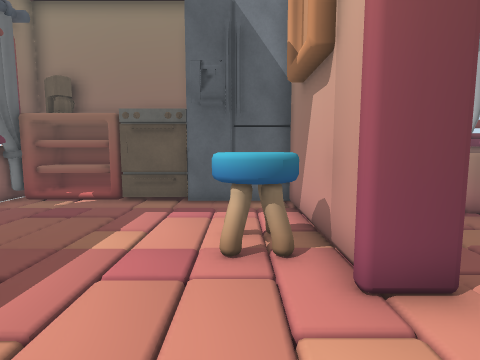
[1] (above)

24 first-person views from a walk through a scene from a Unity 3-D project. The camera is 1.4 m above the floor, tilts 6° down and sees 80° across. The floor is counted in squares, 0.75 m on a side. Each view is taken from the middle of a square. On the plan, view 1 faces up. The plan holds only what a view shows up to about 16 squares ahead; the rest is blank. The place goes on beyond the plan. The player character is not drawn. Some surface patterns are stand-ins.

[2]
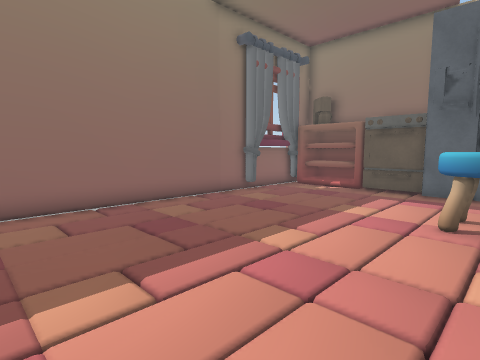

[3]
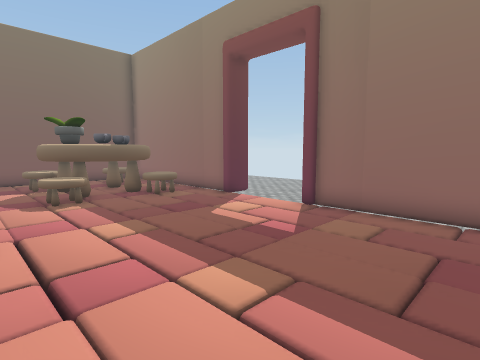

[4]
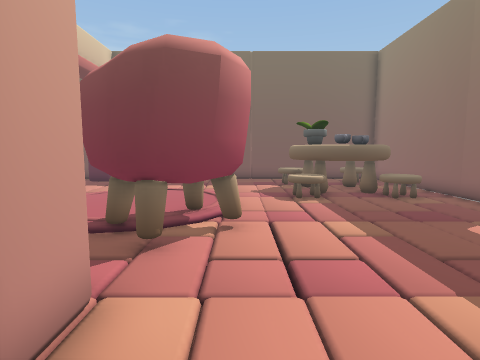

[5]
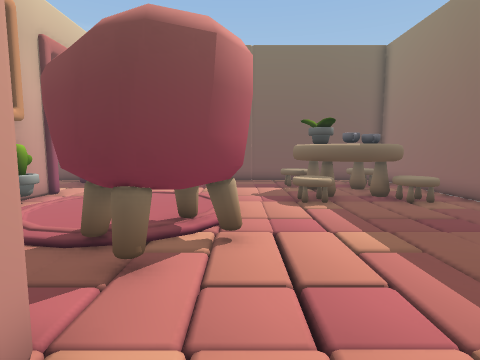

[6]
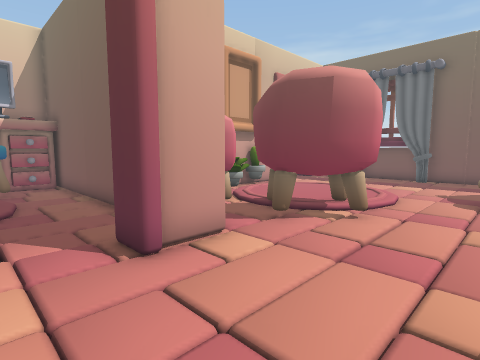

[7]
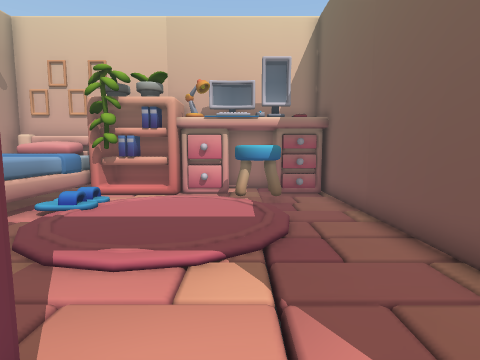

[8]
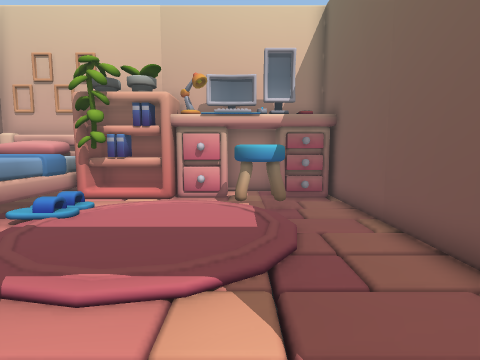

[9]
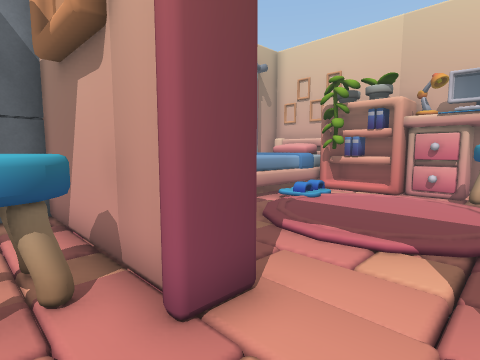

[10]
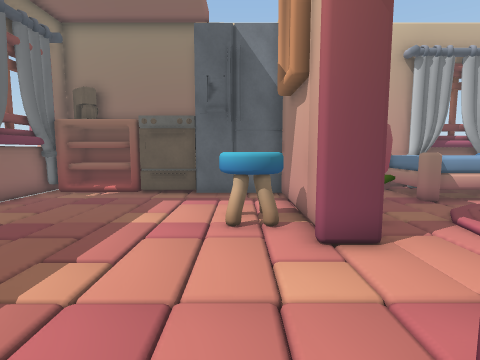

[11]
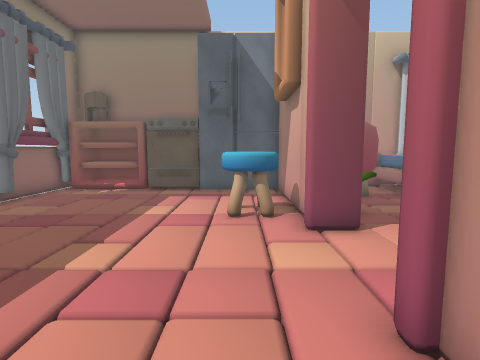

[12]
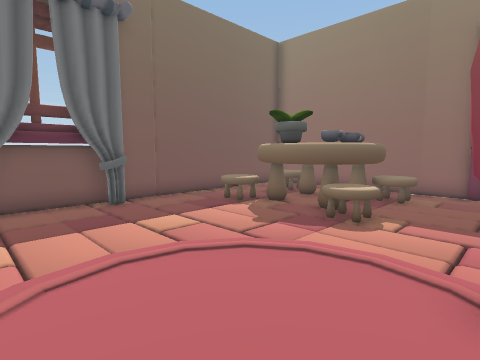

[13]
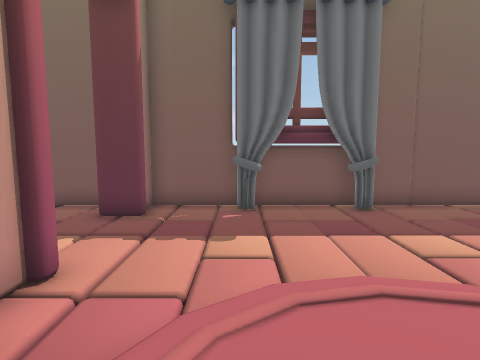

[14]
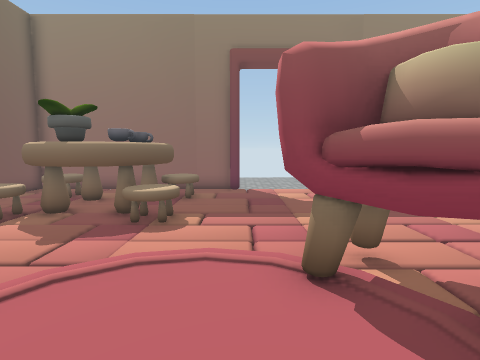

[15]
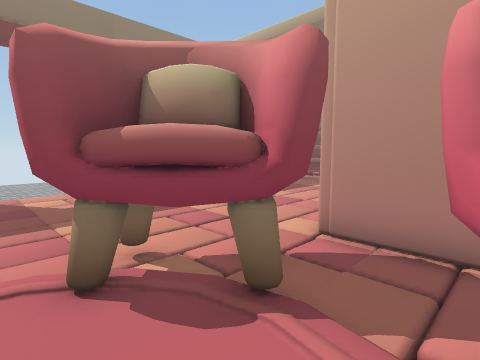

[16]
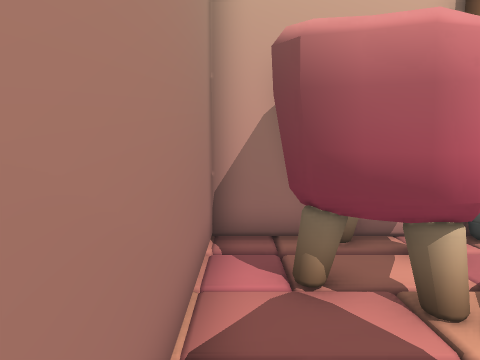

[17]
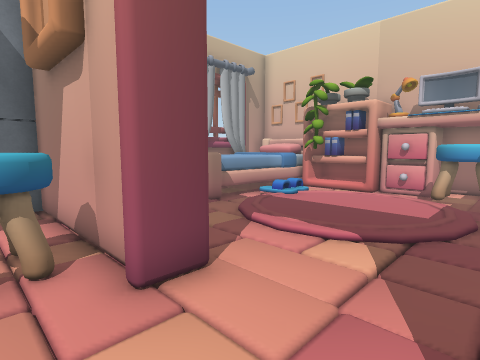

[18]
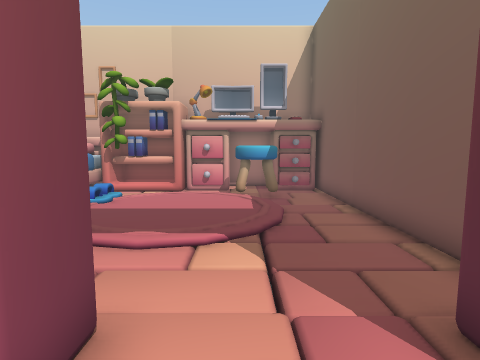

[19]
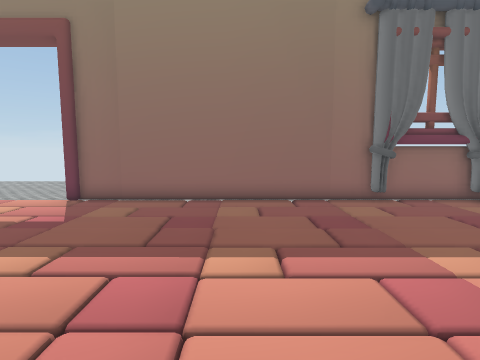

[20]
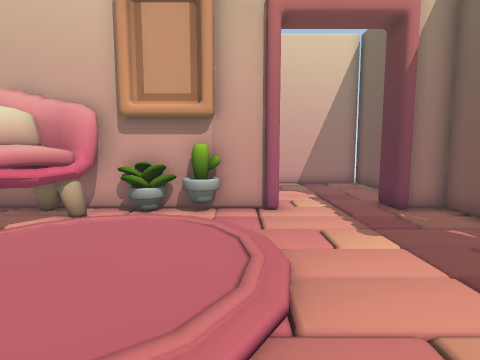

[21]
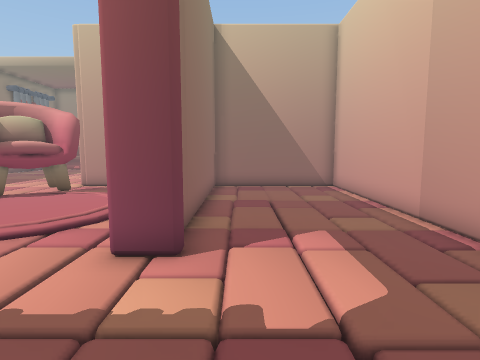

[22]
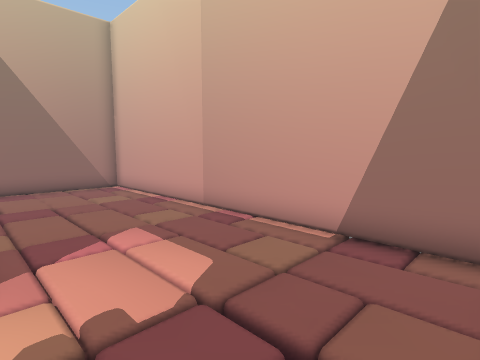

[23]
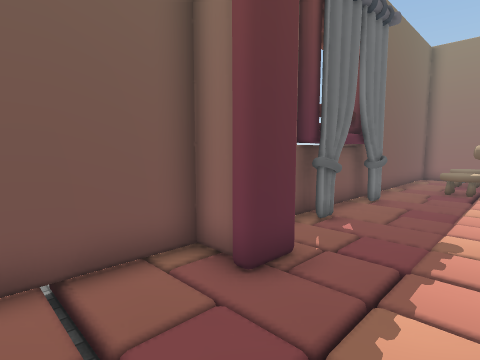

[24]
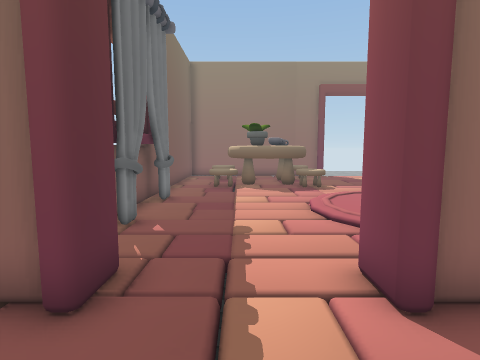

### Floor plan
Key: @ floor where view 1 was taken; # wall or solid block; . main floor; - floor 0.25 m lower than the main floor; / step, stairs or slope; C cabinet; U curtain; S stove; F fridge; B bed; T table; P cup; L plant; H chair; R rug; K books; O other object.
Columns run from 9 left of view 1 to 15 right of it. Each row starts with its distance up from view 1.
 13                  #######
 12  CCCC           BUU  UUB
 11 #UCCCCSS        BB BB BB
 10 ##...SSSFFF#   .B  BB BB#
  9 ##.........#   .BBBBBBBB#
  8 ##.........#  H.BBBBBLLC
  7 #..........# ...RRR  LKK
  6 #........OO# O.RRRRRR.KC
  5 #........OO# ORRRRRRR CC
  4 #..-...... ##.RRRRRRRROO
  3 #..........##.RRRRRRR OO#
  2 #..............RRRRRRO. #
  1 #...............RRRROO. #
  0 #........@.##.........OO
 -1 #..........##.......  OO
 -2 #..........##############
 -3 #................#......#
 -4 #.........HHH.HHH#......#
 -5 -........HHHH.HHHH......#
 -6 -........HHHH .HH#......#
 -7 -.........HH  ..H#......#
 -8 ##........RRRR.RL#./....#
 -9 # ........RR  R..#//....#
-10 # TT.TTT..RR   .L#.//...#
-11 # TTPTTT....  ../#.//...#
-12 #  PPPT........./#......#
-13 #  TTLL........//.......#
-14 # TTTTT.........///.....#
-15 # TT  TT......../.......#
-16 #  T.. ........./#......#
-17 #  ############./#....  #
-18 #########################

Positions as (right, up) in squares from view 1, and headings:
1: (0, 0), facing up
2: (1, -3), facing up-left
3: (0, 1), facing down-left
4: (0, 1), facing down
5: (0, 0), facing down
6: (-3, 2), facing down-right
7: (1, 2), facing right
8: (2, 2), facing right
9: (0, 1), facing up-right
10: (0, -2), facing up
11: (0, -3), facing up
12: (5, -7), facing down-left
13: (5, -8), facing down
14: (5, -8), facing left
15: (5, -8), facing up-left
16: (2, -3), facing right
17: (0, 0), facing up-right
18: (0, 2), facing right
19: (2, 2), facing left
20: (-1, -11), facing right
21: (10, -17), facing up
22: (9, -17), facing up-right
23: (12, -13), facing down-left
24: (12, -14), facing left
